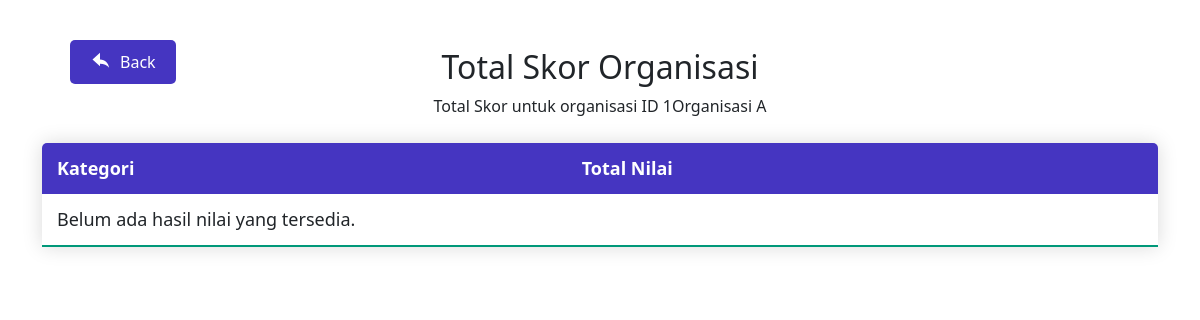
Page /penilai/total_skor.php?id_organisasi=1 on the earlier database version.
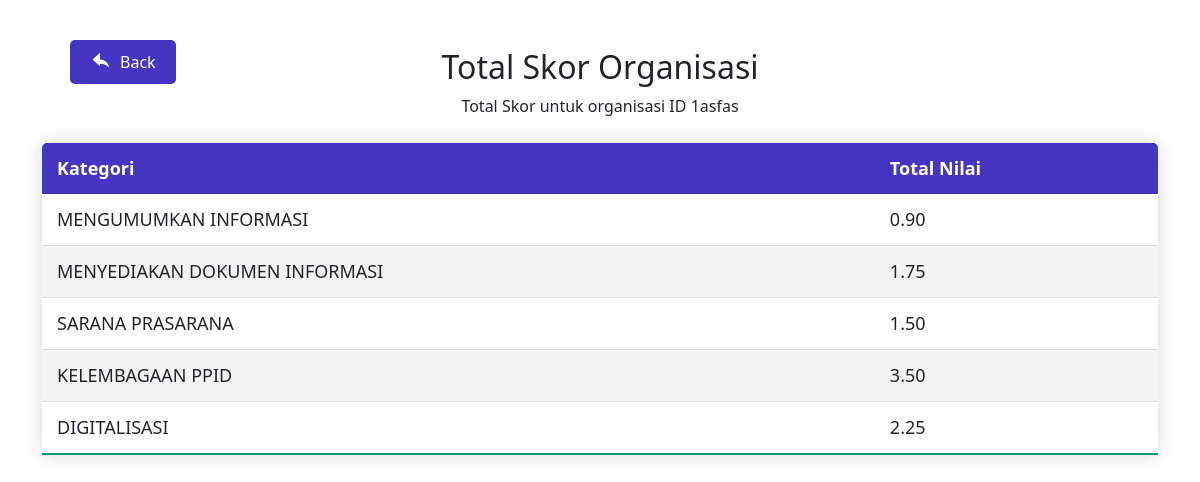
Same page on the later database version.
### tables this page shows
CREATE TABLE `organisasi` (
  `id_organisasi` int NOT NULL,
  `id_akun` int NOT NULL,
  `unit_eselon1` varchar(255) NOT NULL,
  `nama_organisasi` varchar(255) NOT NULL,
  `alamat` varchar(255) DEFAULT NULL,
  `email_badan` varchar(255) DEFAULT NULL,
  `no_telp_fax` varchar(255) DEFAULT NULL,
  `nip_responden` char(10) NOT NULL,
  `nama_responden` varchar(255) NOT NULL,
  `jabatan` varchar(255) DEFAULT NULL,
  `nilai_kategori1` float(4,2) DEFAULT NULL,
  `nilai_kategori2` float(4,2) DEFAULT NULL,
  `nilai_kategori3` float(4,2) DEFAULT NULL,
  `nilai_kategori4` float(4,2) DEFAULT NULL,
  `nilai_kategori5` float(4,2) DEFAULT NULL,
  `nilai_kategori6` float(4,2) DEFAULT NULL,
  `id_penilai` int DEFAULT NULL,
  `can_fill_out` tinyint(1) DEFAULT '1',
  `verifikasi` tinyint(1) DEFAULT '1',
  `batas_waktu` text
);

### penilai/total_skor.php (the view, shortened to what this page needs)
<?php
require '../koneksi.php';
if (isset($_GET['id_organisasi'])) {
    $id_organisasi = $_GET['id_organisasi'];
    $organisasiQuery = "SELECT nama_organisasi FROM organisasi WHERE id_organisasi = ?";
    $stmtOrganisasi = $conn->prepare($organisasiQuery);
    $stmtOrganisasi->bind_param('i', $id_organisasi);
    $stmtOrganisasi->execute();
    $resultOrganisasi = $stmtOrganisasi->get_result();
    if ($resultOrganisasi->num_rows > 0) {
        $rowOrganisasi = $resultOrganisasi->fetch_assoc();
        $nama_organisasi = $rowOrganisasi['nama_organisasi'];
    } else {
        echo "Nama organisasi tidak ditemukan!";
        exit;
    }
    $totalNilaiQuery = "SELECT k.id_kategori, SUM(k.nilai) AS total_nilai, cat.kategori
                        FROM kuesioner k
                        JOIN kategori cat ON k.id_kategori = cat.id_kategori
                        WHERE k.id_organisasi = ? AND k.verifikasi = 1
                        GROUP BY k.id_kategori";
    $stmtTotalNilai = $conn->prepare($totalNilaiQuery);
    $stmtTotalNilai->bind_param('i', $id_organisasi);
    $stmtTotalNilai->execute();
    $resultTotalNilai = $stmtTotalNilai->get_result();
    $rows = [];
    while ($rowTotal = $resultTotalNilai->fetch_assoc()) {
        $rows[] = $rowTotal;
    }
} else {
    echo "<script>
        alert('ID Organisasi tidak ditemukan!');
        window.location.href='index.php';
    </script>";
}
?>
<!DOCTYPE html>
<html lang="en">
<head>
    <link rel="stylesheet" href="path/to/bootstrap.css">
</head>
<body>
<div style="display: flex; justify-content: space-between; align-items: center; margin: 20px 70px; position: absolute; top: 20px; left: 0; right: 0;">
    <a href="list_organisasi.php" style="text-decoration: none;">
        <button style="padding: 10px 20px; background-color: #4535c1; color: white; border: none; border-radius: 5px; cursor: pointer; display: flex; align-items: center;">
            <svg xmlns="http://www.w3.org/2000/svg" viewBox="0 0 24 24" fill="white" width="20px" height="20px" style="margin-right: 10px;">
                <path d="M0 0h24v24H0z" fill="none"/>
                <path d="M12 4V1L3 9l9 8v-3c4.55 0 8.45 1.72 11 5-1-5.48-4.48-10-11-10z"/>
            </svg>
            Back
        </button>
    </a>
</div>
    <div class="container mt-5">
        <h2>Total Skor Organisasi</h2>
        <div class="info" role="alert">
            Total Skor untuk organisasi ID <?php echo $id_organisasi, $nama_organisasi; ?>
        </div>
        <div class="table-container">
            <table class="styled-table">
                <thead>
                    <tr>
                        <th>Kategori</th>
                        <th>Total Nilai</th>
                    </tr>
                </thead>
                <tbody>
                    <?php if (!empty($rows)): ?>
                        <?php foreach ($rows as $row): ?>
                            <tr>
                                <td><?php echo htmlspecialchars($row['kategori']); ?></td>
                                <td><?php echo number_format($row['total_nilai'], 2); ?></td>
                            </tr>
                        <?php endforeach; ?>
                    <?php else: ?>
                        <tr>
                            <td colspan="2">Belum ada hasil nilai yang tersedia.</td>
                        </tr>
                    <?php endif; ?>
                </tbody>
            </table>
        </div>
    </div>
</body>
</html>

Differences in the rows shown:
changed organisasi: nama_organisasi "Organisasi A" → "asfas"
Other differences:
new list line: "MENGUMUMKAN INFORMASI 0.90"
new list line: "MENYEDIAKAN DOKUMEN INFORMASI 1.75"
new list line: "SARANA PRASARANA 1.50"
new list line: "KELEMBAGAAN PPID 3.50"
new list line: "DIGITALISASI 2.25"
text no longer shown: "Belum ada hasil nilai yang tersedia."
